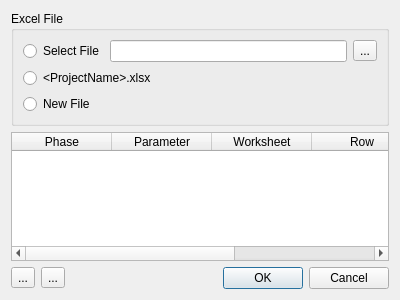
<?xml version="1.0" encoding="UTF-8"?>
<ui version="4.0">
 <class>MsoEditExcelExportDialog</class>
 <widget class="QDialog" name="MsoEditExcelExportDialog">
  <property name="geometry">
   <rect>
    <x>0</x>
    <y>0</y>
    <width>400</width>
    <height>300</height>
   </rect>
  </property>
  <property name="windowTitle">
   <string>Dialog</string>
  </property>
  <layout class="QVBoxLayout" name="verticalLayout">
   <item>
    <widget class="QGroupBox" name="groupBox">
     <property name="title">
      <string>Excel File</string>
     </property>
     <layout class="QGridLayout" name="gridLayout">
      <item row="0" column="0">
       <widget class="QRadioButton" name="radioButtonFileName">
        <property name="text">
         <string>Select File</string>
        </property>
       </widget>
      </item>
      <item row="0" column="1">
       <widget class="QLineEdit" name="lineEditExcelFile"/>
      </item>
      <item row="0" column="2">
       <widget class="QToolButton" name="toolButtonSelectExcelFile">
        <property name="text">
         <string>...</string>
        </property>
        <property name="icon">
         <iconset theme="profex-document-open">
          <normaloff>.</normaloff>.</iconset>
        </property>
       </widget>
      </item>
      <item row="1" column="0" colspan="3">
       <widget class="QRadioButton" name="radioButtonFileProject">
        <property name="text">
         <string>&lt;ProjectName&gt;.xlsx</string>
        </property>
       </widget>
      </item>
      <item row="2" column="0" colspan="3">
       <widget class="QRadioButton" name="radioButtonNew">
        <property name="text">
         <string>New File</string>
        </property>
       </widget>
      </item>
     </layout>
    </widget>
   </item>
   <item>
    <widget class="QTableWidget" name="tableWidgetConfig">
     <column>
      <property name="text">
       <string>Phase</string>
      </property>
     </column>
     <column>
      <property name="text">
       <string>Parameter</string>
      </property>
     </column>
     <column>
      <property name="text">
       <string>Worksheet</string>
      </property>
     </column>
     <column>
      <property name="text">
       <string>Row</string>
      </property>
     </column>
     <column>
      <property name="text">
       <string>Column</string>
      </property>
     </column>
    </widget>
   </item>
   <item>
    <layout class="QHBoxLayout" name="horizontalLayout">
     <item>
      <widget class="QToolButton" name="toolButtonAddParam">
       <property name="text">
        <string>...</string>
       </property>
       <property name="icon">
        <iconset theme="profex-add">
         <normaloff>.</normaloff>.</iconset>
       </property>
      </widget>
     </item>
     <item>
      <widget class="QToolButton" name="toolButtonRemoveParam">
       <property name="text">
        <string>...</string>
       </property>
       <property name="icon">
        <iconset theme="profex-remove">
         <normaloff>.</normaloff>.</iconset>
       </property>
      </widget>
     </item>
     <item>
      <widget class="QDialogButtonBox" name="buttonBox">
       <property name="orientation">
        <enum>Qt::Horizontal</enum>
       </property>
       <property name="standardButtons">
        <set>QDialogButtonBox::Cancel|QDialogButtonBox::Ok</set>
       </property>
      </widget>
     </item>
    </layout>
   </item>
  </layout>
 </widget>
 <resources/>
 <connections>
  <connection>
   <sender>buttonBox</sender>
   <signal>accepted()</signal>
   <receiver>MsoEditExcelExportDialog</receiver>
   <slot>accept()</slot>
   <hints>
    <hint type="sourcelabel">
     <x>238</x>
     <y>275</y>
    </hint>
    <hint type="destinationlabel">
     <x>157</x>
     <y>274</y>
    </hint>
   </hints>
  </connection>
  <connection>
   <sender>buttonBox</sender>
   <signal>rejected()</signal>
   <receiver>MsoEditExcelExportDialog</receiver>
   <slot>reject()</slot>
   <hints>
    <hint type="sourcelabel">
     <x>238</x>
     <y>281</y>
    </hint>
    <hint type="destinationlabel">
     <x>286</x>
     <y>274</y>
    </hint>
   </hints>
  </connection>
  <connection>
   <sender>toolButtonAddParam</sender>
   <signal>clicked()</signal>
   <receiver>MsoEditExcelExportDialog</receiver>
   <slot>addParam()</slot>
   <hints>
    <hint type="sourcelabel">
     <x>34</x>
     <y>268</y>
    </hint>
    <hint type="destinationlabel">
     <x>29</x>
     <y>243</y>
    </hint>
   </hints>
  </connection>
  <connection>
   <sender>toolButtonRemoveParam</sender>
   <signal>clicked()</signal>
   <receiver>MsoEditExcelExportDialog</receiver>
   <slot>removeParam()</slot>
   <hints>
    <hint type="sourcelabel">
     <x>63</x>
     <y>274</y>
    </hint>
    <hint type="destinationlabel">
     <x>59</x>
     <y>249</y>
    </hint>
   </hints>
  </connection>
  <connection>
   <sender>toolButtonSelectExcelFile</sender>
   <signal>clicked()</signal>
   <receiver>MsoEditExcelExportDialog</receiver>
   <slot>selectFile()</slot>
   <hints>
    <hint type="sourcelabel">
     <x>187</x>
     <y>14</y>
    </hint>
    <hint type="destinationlabel">
     <x>235</x>
     <y>12</y>
    </hint>
   </hints>
  </connection>
 </connections>
 <slots>
  <slot>addParam()</slot>
  <slot>removeParam()</slot>
  <slot>selectFile()</slot>
 </slots>
</ui>
